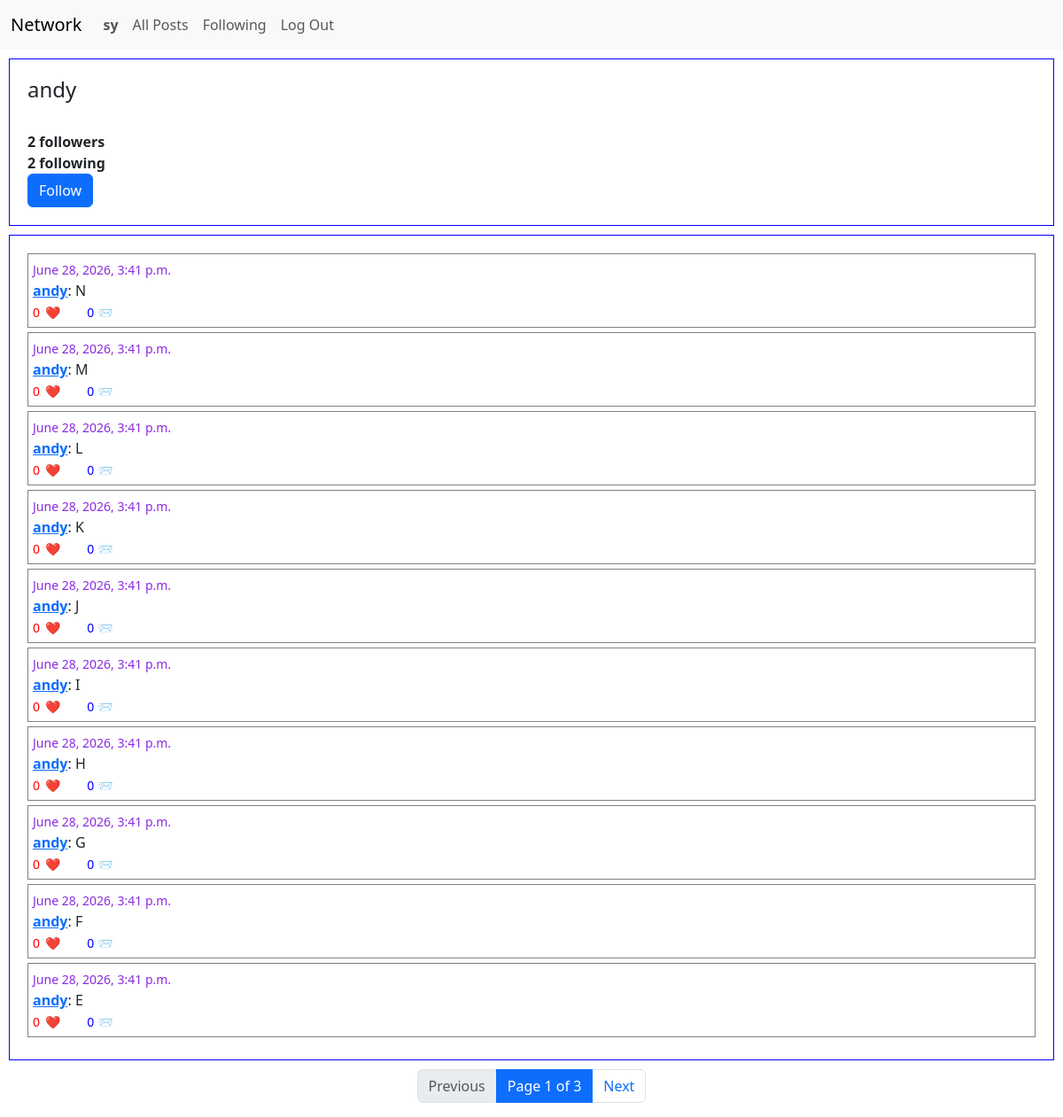
/profile/andy (signed in), run on the app's committed database.
### network/models.py (models this page shows, shortened)
class User(AbstractUser):
    following = models.ManyToManyField("self", symmetrical=False, blank=True, related_name="followers")
    pass

class Post(models.Model):
    user = models.ForeignKey(User, on_delete=models.CASCADE, related_name="posts")
    content = models.TextField()
    timestamp = models.DateTimeField(auto_now_add=True)

### network/views.py (the view)
# urls.py: path("profile/<path:username>", views.profile, name="profile"),
@login_required
def profile(request, username):
    user = User.objects.get(username=username)
    posts = Post.objects.filter(user=user).order_by("-timestamp")
    paginator = Paginator(posts, 10)
    pageNumber = request.GET.get('page', 1)
    pageObject = paginator.get_page(pageNumber)
    if(request.user in user.followers.all()):
        followButtonNeeded = "Unfollow"
    else:
        followButtonNeeded = "Follow"
    return render(request, "network/profile.html", {
        "posts":pageObject,
        "following":user.following.all().count(),
        "followers": user.followers.all().count(),
        "username": username,
        "followButtonNeeded": (request.user.username != username),
        "followButtonValue": followButtonNeeded,
    })

### network/templates/network/profile.html (shortened to what this page needs)
{% extends "network/layout.html" %}
{% load static %}
{% block body %}
    <div class="posts-container">
        <strong>
            <h4>{{username}}</h4> <br>
            <span id="followers">{{followers}}</span> followers <br>
            <span id="following">{{following}}</span> following <br>
            {% if followButtonNeeded %}
                <button id="followButton" class="btn btn-primary" data-username="{{username}}">{{followButtonValue}}</button>
            {% endif %}
        </strong>
    </div>
    <div id="posts-container" class="posts-container" >
        {% for post in posts %}
            <div class="individual-post">
                <small style="color:blueviolet;">{{post.timestamp}}</small><br>
                <strong><a href="{% url 'profile' post.user.username %}">{{post.user.username}}</a></strong>: <span class="post-content">{{post.content}}</span><br>
                <small style="color:red;"><span class="likescount">{{post.likes.count}}</span><button data-id="{{post.id}}" class="likebutton">❤️</button></small>
                <small style="color:blue;">{{post.comments.count}} 📨</small>
            </div>
        {% empty %}
            <strong> No posts yet!!! </strong>
        {% endfor %}
    </div>
    <nav aria-label="Page navigation">
        <ul class="pagination justify-content-center">
            {% if posts.has_previous %}
                <li class="page-item">
                    <a class="page-link" href="?page={{ posts.previous_page_number }}">Previous</a>
                </li>
            {% else %}
                <li class="page-item disabled">
                    <span class="page-link">Previous</span>
                </li>
            {% endif %}
            <li class="page-item active" aria-current="page">
                <span class="page-link">
                    Page {{ posts.number }} of {{ posts.paginator.num_pages }}
                </span>
            </li>
            {% if posts.has_next %}
                <li class="page-item">
                    <a class="page-link" href="?page={{ posts.next_page_number }}">Next</a>
                </li>
            {% else %}
                <li class="page-item disabled">
                    <span class="page-link">Next</span>
                </li>
            {% endif %}
        </ul>
    </nav>
{% endblock %}

### network/templates/network/layout.html (shortened to what this page needs)
{% load static %}
<!DOCTYPE html>
<html lang="en">
    <head>
        <link href="https://cdn.jsdelivr.net/npm/bootstrap@5.3.3/dist/css/bootstrap.min.css" rel="stylesheet">
        <link href="{% static 'network/styles.css' %}" rel="stylesheet">
    </head>
    <body>
        <nav class="navbar navbar-expand-lg bg-light">
            <div class="container-fluid"> <a class="navbar-brand" href="{% url 'index' %}">Network</a>
                <div class="collapse navbar-collapse" id="navbarNav">
                    <ul class="navbar-nav me-auto mb-2 mb-lg-0">
                        {% if user.is_authenticated %}
                            <li class="nav-item">
                                <a class="nav-link" href="{% url 'profile' user.username %}"><strong>{{ user.username }}</strong></a>
                            </li>
                        {% endif %}
                        <li class="nav-item">
                            <a class="nav-link" href="{% url 'index' %}">All Posts</a>
                        </li>
                        {% if user.is_authenticated %}
                            <li class="nav-item">
                                <a class="nav-link" href="{% url 'following' %}">Following</a>
                            </li>
                            <li class="nav-item">
                                <a class="nav-link" href="{% url 'logout' %}">Log Out</a>
                            </li>
                        {% endif %}
                    </ul>
                </div>
            </div>
        </nav>
        <div class="body">
            {% block body %}
            {% endblock %}
        </div>
    </body>
</html>

### network/static/network/styles.css (style rules this page uses)
.posts-container { height:auto; width: auto; border: 1px solid blue; margin: 10px; padding: 20px; margin-right: 10px; }
.individual-post { border: 1px solid gray; margin-bottom: 5px; padding: 5px; }
.likebutton { border:none; background-color: transparent; }

### data on the page
User: username "sy"
User: username "andy"
Post: timestamp "June 28, 2026, 3:41 p.m.", user.username "andy", content "N", likes.count "0", comments.count "0"
Post: timestamp "June 28, 2026, 3:41 p.m.", user.username "andy", content "M", likes.count "0", comments.count "0"
Post: timestamp "June 28, 2026, 3:41 p.m.", user.username "andy", content "L", likes.count "0", comments.count "0"
Post: timestamp "June 28, 2026, 3:41 p.m.", user.username "andy", content "K", likes.count "0", comments.count "0"
Post: timestamp "June 28, 2026, 3:41 p.m.", user.username "andy", content "J", likes.count "0", comments.count "0"
Post: timestamp "June 28, 2026, 3:41 p.m.", user.username "andy", content "I", likes.count "0", comments.count "0"
Post: timestamp "June 28, 2026, 3:41 p.m.", user.username "andy", content "H", likes.count "0", comments.count "0"
Post: timestamp "June 28, 2026, 3:41 p.m.", user.username "andy", content "G", likes.count "0", comments.count "0"
Post: timestamp "June 28, 2026, 3:41 p.m.", user.username "andy", content "F", likes.count "0", comments.count "0"
Post: timestamp "June 28, 2026, 3:41 p.m.", user.username "andy", content "E", likes.count "0", comments.count "0"

### other printed values
{{ followers }} "2"
{{ following }} "2"
{{ followButtonValue }} "Follow"
{{ posts.number }} "1"
{{ posts.paginator.num_pages }} "3"
